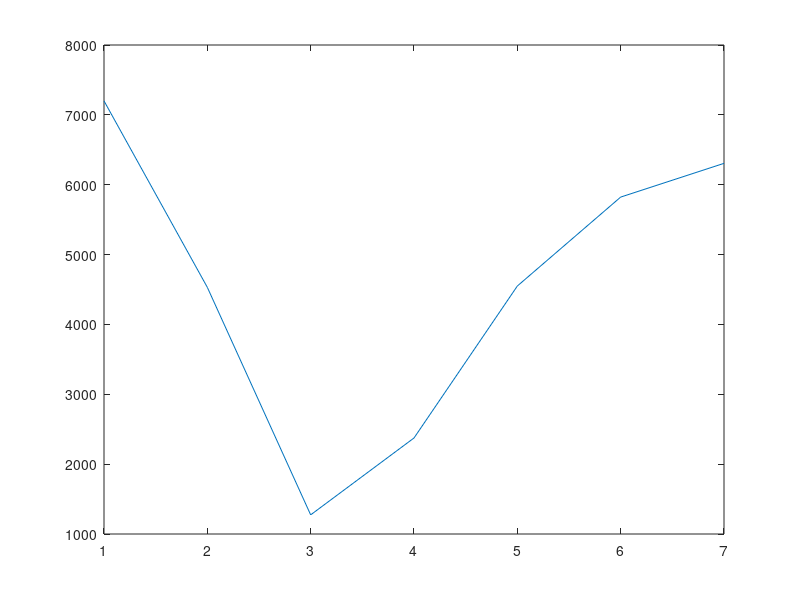

Source code (MATLAB):
clc; clear; close all;
format longG;
r=0.265;
x=350;
y=3.85;
N=7;
for k=1:N
    if k==1
        A(k)=0;
        B(k)=1;
        T(k)=(x*(((A(k)/x)^y-(log(r)/B(k)))^(1/y)))-A(k);
        continue
    end
    g=k-1;
    ak(k)=g/(3*g+1);
    A(k)=A(k-1)+(T(k-1)*ak(k));
    bk(k)=(4*g+1)/(3*g+1);
    B(k)=B(k-1)*bk(k);
    T(k)=(x*(((A(k)/x)^y-(log(r)/B(k)))^(1/y)))-A(k);
end
TT=zeros(1,N);
TT(1)=T(1);
for k=1:N
    if k>1
        TT(k)=T(k)+TT(k-1);
    end
end
L=1095; % days of lease
Cf=100;
a=100;
b=50;
t=0.0001:0.0001:L;
hh=(y/x).*(t/x).^(y-1);
h0=@(ts) (y/x).*(ts/x).^(y-1);
D=integral(h0,0,L);
%%%%%%%%%%%%%%%%%%%%%%%%%%%%%%%%%%%%%%%%%%%%%%%%%%%%%%%%%%%%%%%%%%%%%%
for i=1:N
    tk(i)=round(TT(i)*10000);
end
dd=ones(1,N);
for i=1:N    
%{
 if i==1
        h(i)=B(i)*h0(A(i)+t(1));
        hk(i)=hh(tk(i));
        d(i)=hk(i)-h(i);
    elseif i>1
        h(i)=B(i)*h0(A(i)+t(1));
        hk(i)=hh(tk(i));
        d(i)=hk(i)-h(i);
 
%}
    if i==1
        h(i)=B(i)*h0(A(i)+t(1));
        p(i)=hh(tk(i));
        d(i)=p(i)-h(i);
    elseif i>1
        h(i)=B(i)*h0(A(i)+t(1));
        p(i)=hh(tk(i));
        d(i)=p(i)-h(i);
    end
end
for i=1:N
    if i==1
        s1(i)=d(i)*(L-TT(i));
        s2(i)=a+b*d(i);
        J(i)=Cf*abs(D-s1(i))+s2(i);
    elseif i>1
        s1(i)=d(i)*(L-TT(i))+s1(i-1);
        s2(i)=a+b*d(i)+s2(i-1);
        J(i)=Cf*abs(D-s1(i))+s2(i);
    end
end
plot(1:N,J) 
